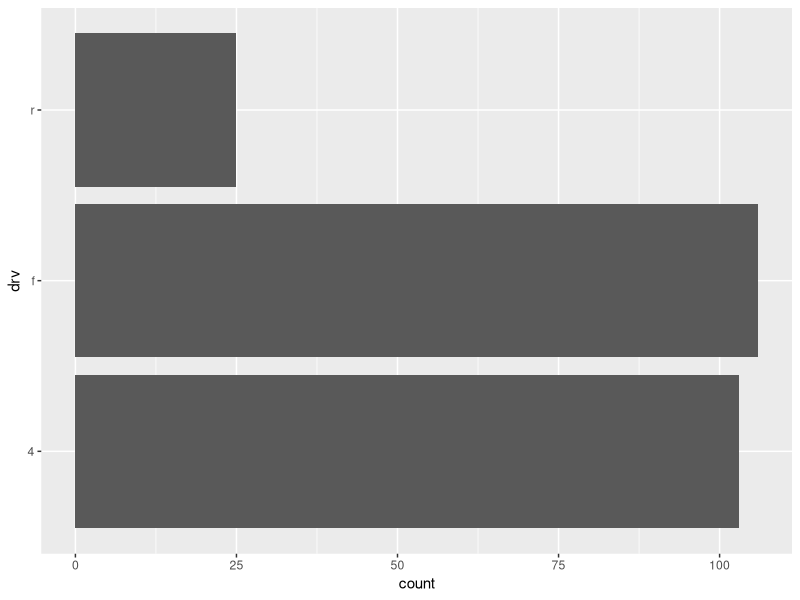
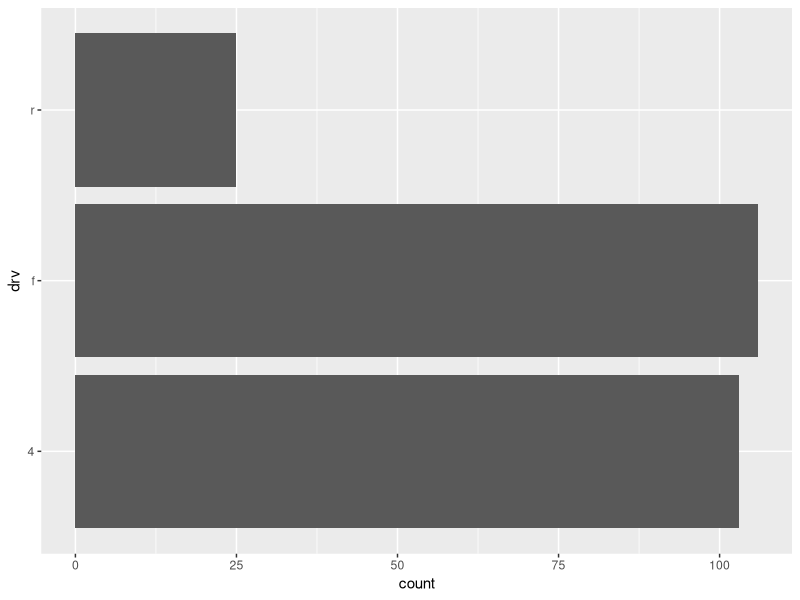
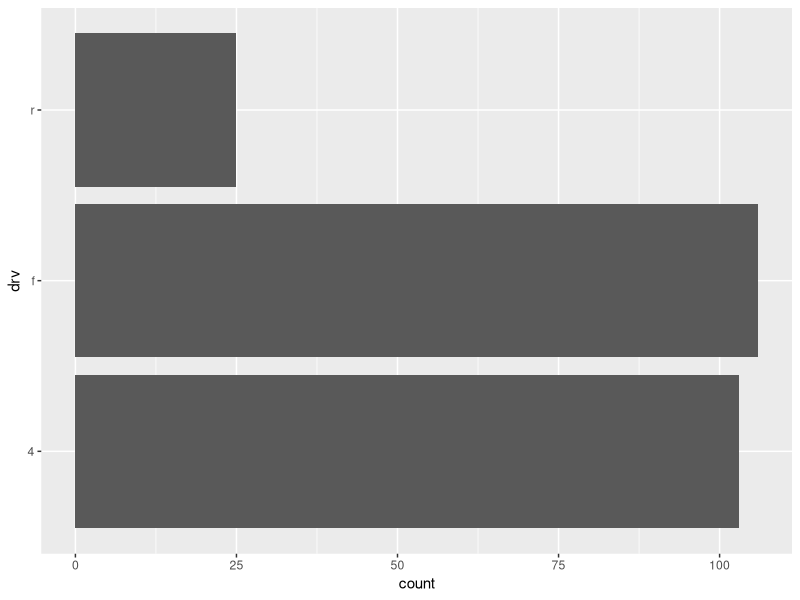
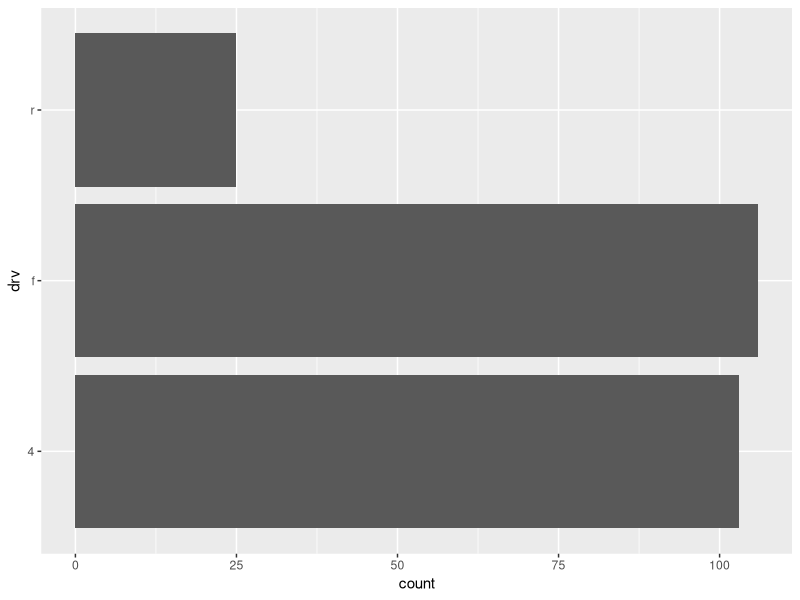
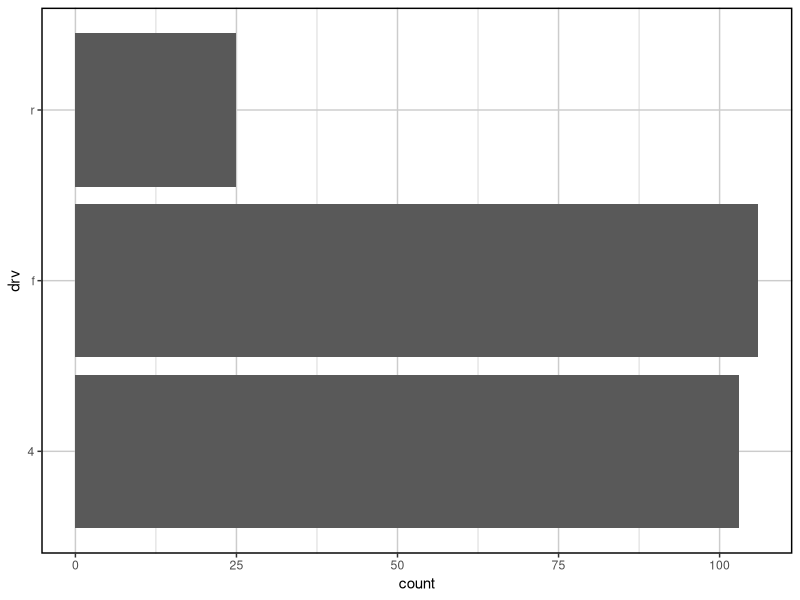
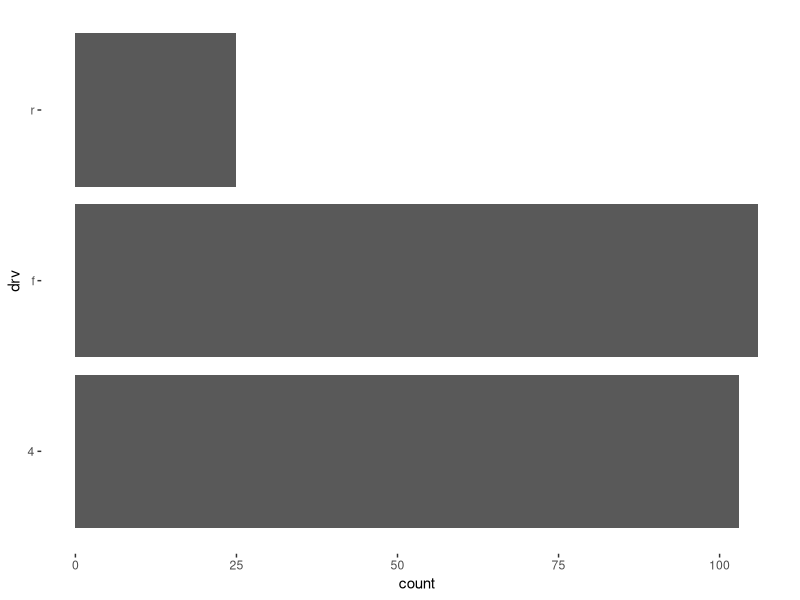

Here is the R script that generated these plots, in order:
## ---- chunk 1
knitr::opts_chunk$set(
  echo = TRUE,
  dpi = 600,
  fig.height = 9,
  fig.width = 9,
  warning = FALSE
)
## ---- chunk 2
library(ggplot2)
mpg_drv_summary <- function() {
  ggplot2::ggplot(ggplot2::mpg) + 
    ggplot2::geom_bar(ggplot2::aes(x = .data$drv)) + 
    ggplot2::coord_flip()
}
## ---- chunk 3
# make sure this function runs!
mpg_drv_summary()
## ---- chunk 4
#' @importFrom ggplot2 ggplot aes geom_bar coord_flip
mpg_drv_summary <- function() {
  ggplot(ggplot2::mpg) + 
    geom_bar(aes(x = drv)) + 
    coord_flip()
}
## ---- chunk 5
# make sure this function runs!
mpg_drv_summary()
## ---- chunk 6
mpg_drv_summary <- function() {
  ggplot(ggplot2::mpg) + 
    geom_bar(aes(x = drv)) + 
    coord_flip()
}
## ---- chunk 7
mpg_drv_summary <- function() {
  ggplot(ggplot2::mpg) + 
    geom_bar(aes(x = .data$drv)) + 
    coord_flip()
}
## ---- chunk 8
col_summary <- function(df, col) {
  ggplot(df) + 
    geom_bar(aes(x = .data[[col]])) + 
    coord_flip()
}
col_summary(mpg, "drv")
## ---- chunk 9
col_summary <- function(df, col) {
  ggplot(df) + 
    geom_bar(aes(x = {{ col }})) + 
    coord_flip()
}
col_summary(mpg, drv)
## ---- chunk 10
mpg_drv_dist <- structure(
  c(
    "4" = 103 / 234,
    "f" = 106 / 234,
    "r" = 25 / 234
  ),
  class = "discrete_distr"
)
## ---- chunk 11
discrete_distr_data <- function(x) {
  tibble::tibble(
    value = names(x),
    probability = as.numeric(x)
  )
}
discrete_distr_data(mpg_drv_dist)
## ---- chunk 12
#' @importFrom ggplot2 autoplot
autoplot.discrete_distr <- function(object, ...) {
  plot_data <- discrete_distr_data(object)
  ggplot(plot_data, aes(.data$value, .data$probability)) +
    geom_col() +
    coord_flip() +
    labs(x = "Value", y = "Probability")
}
## ---- chunk 13
#' @importFrom graphics plot
plot.discrete_distr <- function(x, ...) {
  print(autoplot(x, ...))
}
## ---- chunk 14
#' @importFrom ggplot2 %+replace%
theme_custom <- function(...) {
  theme_grey(...) %+replace% 
    theme(
      panel.border = element_rect(size = 1, fill = NA),
      panel.background = element_blank(),
      panel.grid = element_line(colour = "grey80")
    )
}
mpg_drv_summary() + theme_custom()
## ---- chunk 15
default_theme <- function() {
  theme_custom()
}
mpg_drv_summary2 <- function() {
  mpg_drv_summary() + default_theme()
}
## ---- chunk 16
theme_custom <- function(...) {
  `%+replace%` <- ggplot2::`%+replace%`
  
  ggplot2::theme_grey(...) %+replace% 
    ggplot2::theme(panel.background = ggplot2::element_blank())
}
## ---- chunk 17
# make sure this function runs!
mpg_drv_summary() + theme_custom()
